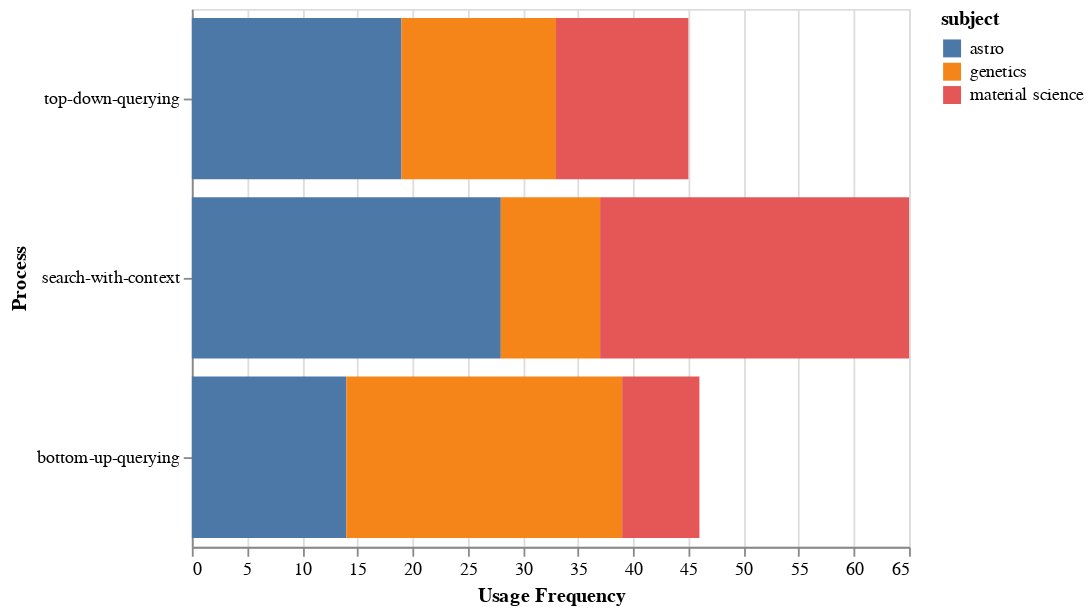

Source (notebook cell):
### Code cell
alt.Chart(df_frequency_by_subject_feature).mark_bar().encode(
    alt.X("Usage Frequency"),
    alt.Y("Process",sort=[td,sc,bu,rec]),
    alt.Color("subject")
)

### Figure 1 — Vega-Lite specification as saved in the notebook (floating-point values rounded to 4 significant figures)
{"$schema": "https://vega.github.io/schema/vega-lite/v2.6.0.json", "config": {"view": {"height": 300, "width": 400}}, "data": {"name": "data-58f76a823e9c1ded75aa1b504c76ffe7"}, "datasets": {"data-58f76a823e9c1ded75aa1b504c76ffe7": [{"Process": "bottom-up-querying", "Usage Frequency": 14, "subject": "astro"}, {"Process": "search-with-context", "Usage Frequency": 28, "subject": "astro"}, {"Process": "top-down-querying", "Usage Frequency": 19, "subject": "astro"}, {"Process": "bottom-up-querying", "Usage Frequency": 25, "subject": "genetics"}, {"Process": "search-with-context", "Usage Frequency": 9, "subject": "genetics"}, {"Process": "top-down-querying", "Usage Frequency": 14, "subject": "genetics"}, {"Process": "bottom-up-querying", "Usage Frequency": 7, "subject": "material science"}, {"Process": "search-with-context", "Usage Frequency": 28, "subject": "material science"}, {"Process": "top-down-querying", "Usage Frequency": 12, "subject": "material science"}]}, "encoding": {"color": {"field": "subject", "type": "nominal"}, "x": {"field": "Usage Frequency", "type": "quantitative"}, "y": {"field": "Process", "sort": ["top-down-querying", "search-with-context", "bottom-up-querying", "recommendation"], "type": "nominal"}}, "mark": "bar"}
